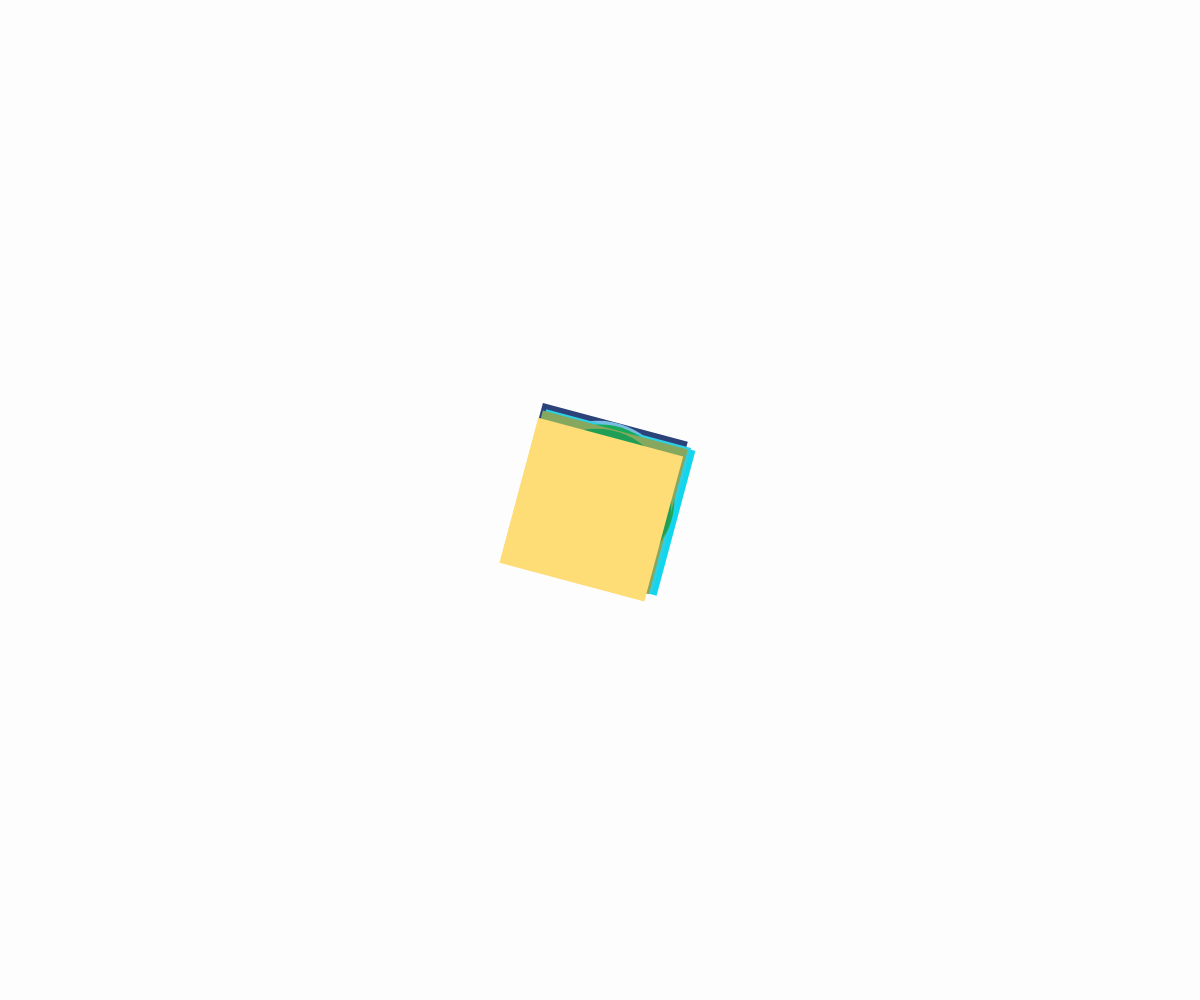
Frame 1 (no input)
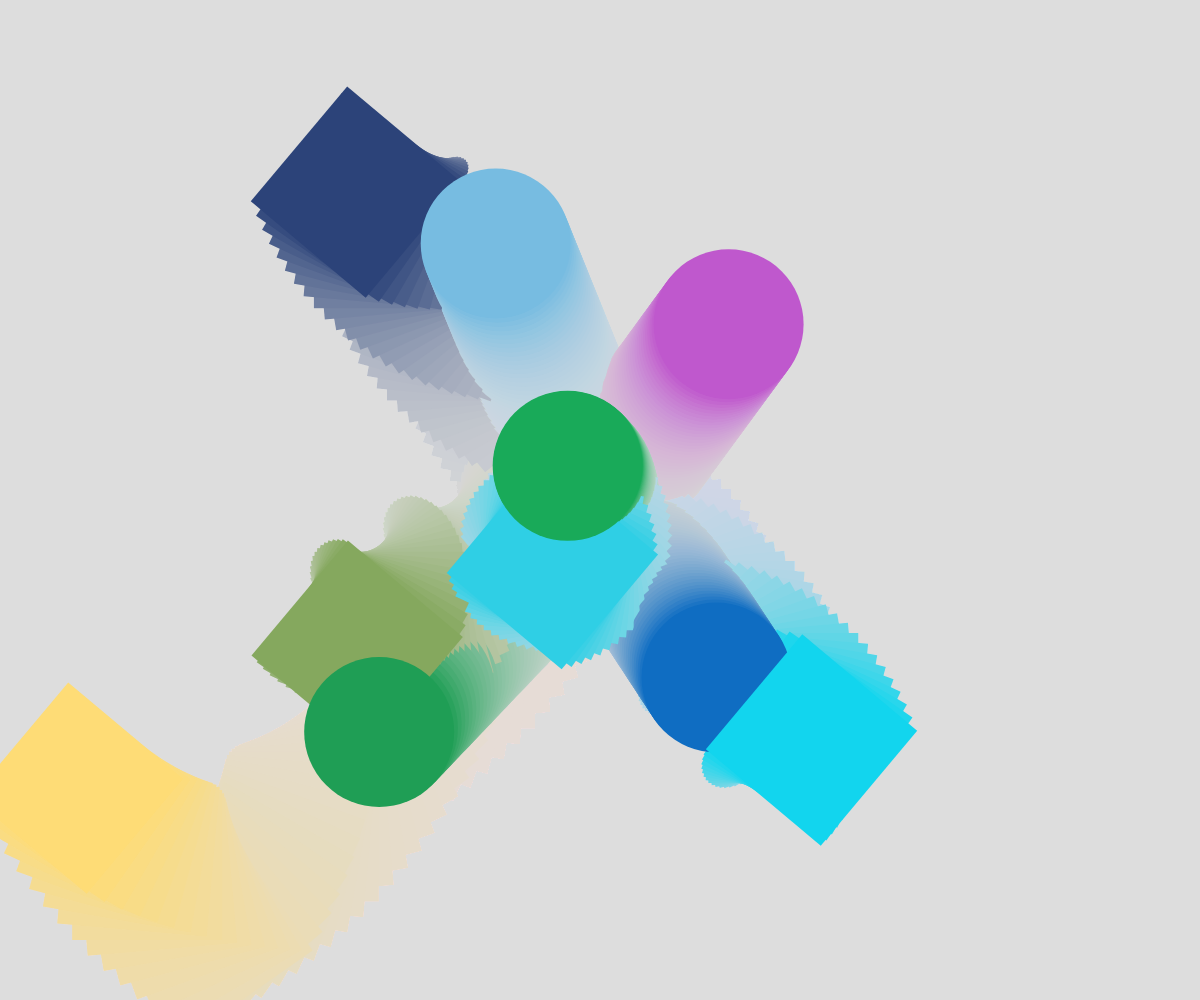
Frame 60 (no input)
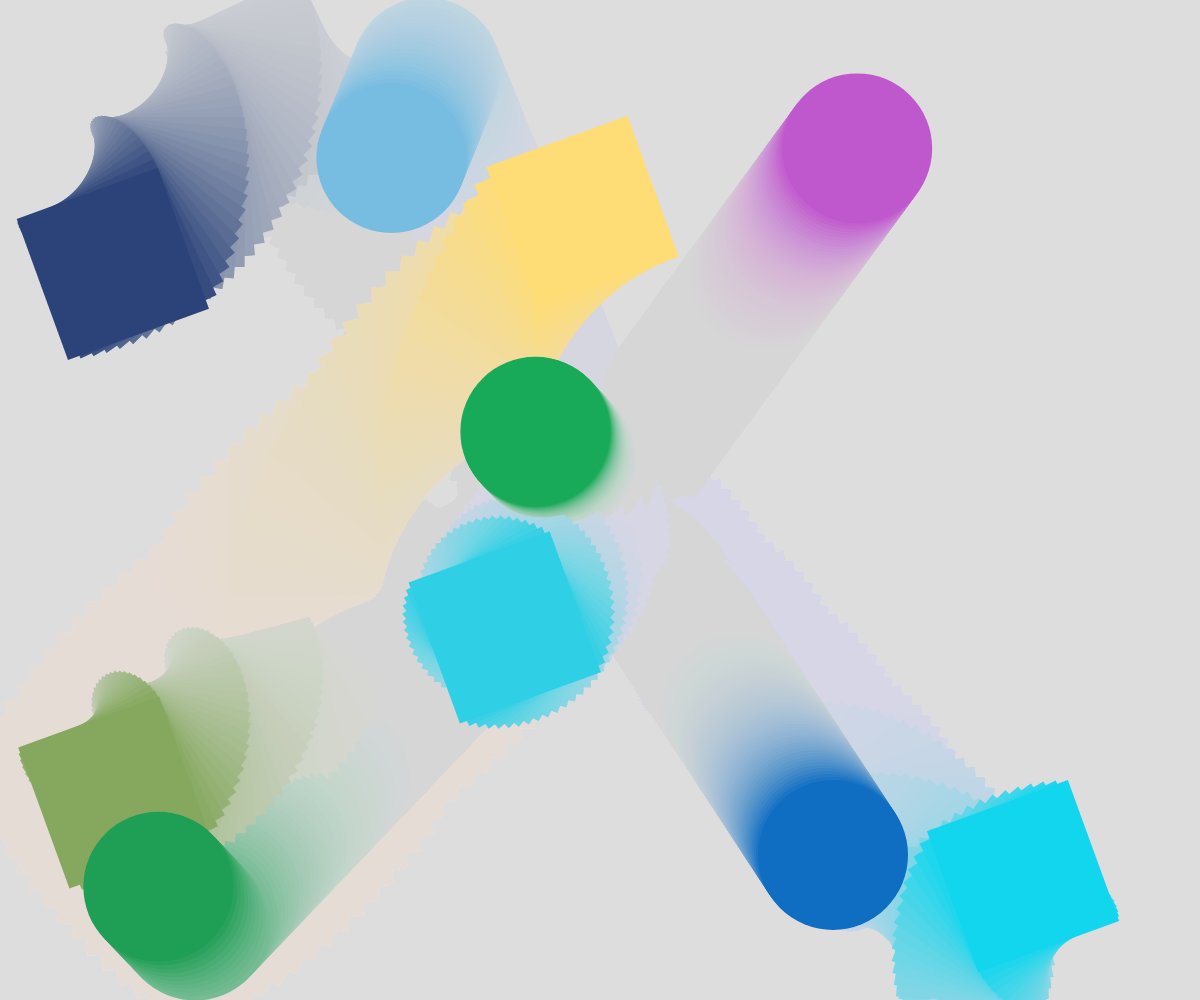
Frame 120 (the mouse pressed at the canvas centre since frame 60)

The p5.js sketch that drew these frames (run headless with seeded random() and noise() and a simulated clock; from frame 60 on, the mouse is pressed at the canvas centre):

// p5.js sketch
// ── sketch.js
//global variables
let shapes = [];


function setup() {
  createCanvas(innerWidth, innerHeight);
  //each Disk needs three values for the contrsuctor function
  for (let i = 0; i < 5; i++) {
    shapes.push(new Disk(width / 2, height / 2, 150));
    shapes.push(new Square(width / 2, height / 2, 150));
  }

}

function draw() {
  background(220, 15);

  for (let i = 0; i < shapes.length; i++) {
    shapes[i].update();
    shapes[i].draw();
  }

}

// ── Disk.js
class Disk {

    constructor(x, y, d) {
        this.x = x;
        this.y = y;
        this.d = d;
        this.vx = random(-5, 5);
        this.vy = random(-5, 5);
        this.colour = color(random(255), random(255), random(255));
    }

    draw() {
        fill(this.colour);
        strokeWeight(0);
        circle(this.x, this.y, this.d);
    }

    update() {
        this.x += this.vx;
        this.y += this.vy;
        //radius
        let r = this.d / 2;
        //won't go off x
        if (this.x < 0 + r || this.x > width - r) {
            this.vx = -this.vx;
        }
        //won't go off y
        if (this.y < 0 + r || this.y > height - r) {
            this.vy = -this.vy;
        }
    }
}
// ── Shape.js
class Shape {

    constructor(x, y, d) {
        this.x = x;
        this.y = y;
        this.d = d;
        this.vx = random(-10, 10);
        this.vy = random(-10, 10);
        this.colour = color(random(255), random(255), random(255));
    }

    update() {
        this.x += this.vx;
        this.y += this.vy;
        //radius
        let r = this.d / 2;
        //won't go off x
        if (this.x < 0 + r || this.x > width - r) {
            this.vx = -this.vx;
        }
        //won't go off y
        if (this.y < 0 + r || this.y > height - r) {
            this.vy = -this.vy;
        }
    }
}
// ── Square.js
class Square extends Shape{

    constructor(x, y, d) {
        super(x,y,d)
        this.rotation = 10;
        angleMode(DEGREES);
        rectMode(CENTER);
    }

    draw() {
        fill(this.colour);
        strokeWeight(0);
        push();
        translate(this.x, this.y);
        rotate(this.rotation);
        square(0, 0, this.d);
        pop();
    }

    update() {
        super.update();
        this.rotation+=5;
    }
}
// ── Trapezium.js
class Trapezium extends Shape {

    constructor(x, y, d) {
        super(x, y, d);
    }

    draw() {
        fill(this.colour);
        strokeWeight(0);
        //radius
        let r = this.d / 2;

        beginShape(TRIANGLE_STRIP);
        vertex(this.x - r*1.4, this.y + r);
        vertex(this.x + r/-1.2, this.y - r);
        vertex(this.x + r/-3, this.y + r);
        vertex(this.x + r/2, this.y - r);
        vertex(this.x + r/1.5, this.y + r);
        vertex(this.x + r/1.2, this.y - r);
        vertex(this.x + r*1.4 , this.y + r);
        endShape();

    }

}
// ── Triangle.js
class Triangle extends Shape{

    constructor(x, y, d) {
        super(x,y,d)       
    }

    draw() {
        fill(this.colour);
        strokeWeight(0);
        let r = this.d / 2;
        triangle(this.x - r, this.y + r, this.x + 75 - r, this.y - 150 + r, this.x + 150 - r, this.y + r);
    }

    update() {
        super.update();
    }
}
// ── sketch-object.js
//sketch-topdown using objects
let disk;

function setup() {
  createCanvas(innerWidth, innerHeight);
  //object - (variable name : value , )
  disk = { x: width / 2, y: height / 2, d: 40, vx: 15, vy: 15 }

  //logic function
  disk.update = function () {
    this.x += this.vx;
    this.y += this.vy;
    //radius
    let r = this.d / 2;
    //won't go off x
    if (this.x < 0 + r || this.x > width - r) {
      this.vx = -this.vx;
    }
    //won't go off y
    if (this.y < 0 + r || this.y > height - r) {
      this.vy = -this.vy;
    }
  }

  //draw function
  disk.draw = function() {
    circle(this.x, this.y, this.d);
  }
}

function draw() {
  background(220, 15);
  //call update function in setup()
  disk.update();
  //call draw function is setup()
  disk.draw();
}
